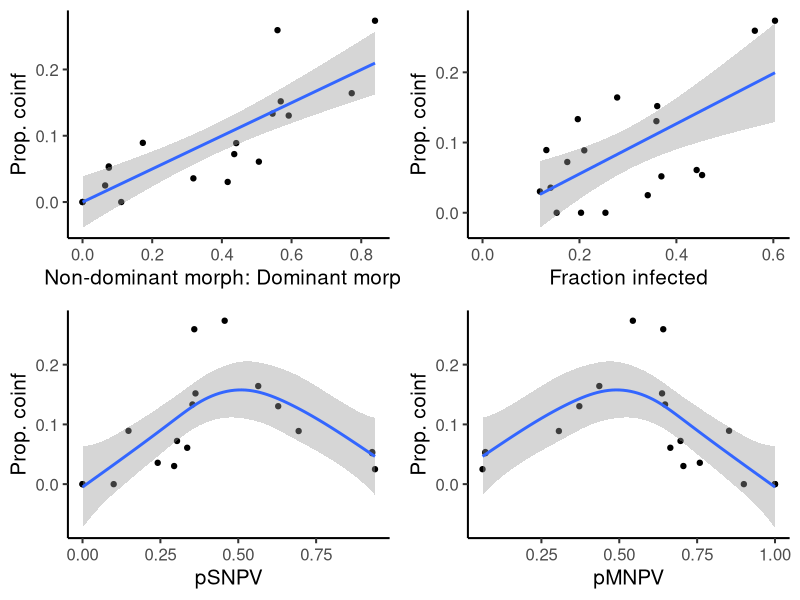

The R source for this figure:
library(tidyverse)
library(gridExtra)

site_inf <- read_csv("data/site_infection_data_2019-2020.csv")
ll_data <- read_csv("data/literature_dist_data.csv")

# calculating the infection totals for all the natural sites that weren't included in biopesticide spray projects
site_inf_totals <- site_inf %>% filter(sprayed == FALSE) %>% group_by(state,latitude,longitude,site,year) %>%
  summarize(sum_MNPV = sum(MNPV,na.rm=TRUE), sum_SNPV = sum(SNPV,na.rm=TRUE),
            coinf = sum(coinfections,na.rm=TRUE),sum_total = sum(infected),
            sum_insect = sum(total),
            sum_infected = sum(infected)) %>% rename(MNPV = sum_MNPV,SNPV = sum_SNPV, Site = site) %>%
  mutate(total_iso = MNPV + SNPV,
         total_known = MNPV + SNPV - coinf,
         pSNPV = SNPV/total_iso,
         pMNPV = MNPV/total_iso,
         p_coinf = coinf/total_known) %>% 
  mutate(frac_inf = sum_infected/sum_insect,
         dom = max(pMNPV,pSNPV), ndom = min(pMNPV,pSNPV)) %>% mutate(rat = ndom/dom)

# analysing coinfections

mod1 <- glm(p_coinf ~ pMNPV, data = site_inf_totals, family = 'quasibinomial')
mod2 <- glm(p_coinf ~ pSNPV, data = site_inf_totals, family = 'quasibinomial')
mod3 <- glm(p_coinf ~ rat, data = site_inf_totals, family = 'quasibinomial')
mod4 <- glm(p_coinf ~ 1, data = site_inf_totals, family = 'quasibinomial')
summary(mod1)
summary(mod2)
summary(mod3)
summary(mod4)

anova(mod1,mod4, test = "Chisq")
anova(mod2,mod4, test = "Chisq")
anova(mod3,mod4, test = "Chisq")

pdf("figures/prop_coinf_ratio.pdf",height = 10, width = 10)
plt1 <- site_inf_totals %>% ungroup() %>% mutate(pred = pSNPV*pMNPV) %>%
  ggplot() + aes(x = rat,y = p_coinf) + geom_point() + theme_classic(base_size = 15) + 
  xlab("Non-dominant morph: Dominant morph") + ylab("Prop. coinf") +
  geom_smooth(method = 'glm')
plt2 <- site_inf_totals %>% ungroup() %>% mutate(pred = pSNPV*pMNPV) %>%
  ggplot() + aes(x = frac_inf,y = p_coinf) + geom_point() + theme_classic(base_size = 15) + 
  xlab("Fraction infected") + ylab("Prop. coinf") +
  geom_smooth(method = 'glm')
plt3 <- site_inf_totals %>% ungroup() %>% mutate(pred = pSNPV*pMNPV) %>%
  ggplot() + aes(x = pSNPV,y = p_coinf) + geom_point() + theme_classic(base_size = 15) + 
  xlab("pSNPV") + ylab("Prop. coinf") +
  geom_smooth(method = 'gam')
plt4 <- site_inf_totals %>% ungroup() %>% mutate(pred = pSNPV*pMNPV) %>%
  ggplot() + aes(x = pMNPV,y = p_coinf) + geom_point() + theme_classic(base_size = 15) + 
  xlab("pMNPV") + ylab("Prop. coinf") +
  geom_smooth(method = 'gam')

grid.arrange(plt1,plt2,plt3,plt4,nrow=2)
dev.off()

site_summary <- site_inf_totals %>% filter(total_iso >0) %>% arrange(Site) %>%
  select(Site,MNPV,SNPV,total_iso,state,latitude,longitude) %>% 
  rename(site = Site, total = total_iso) %>% mutate(elevation = NA, source = 'Dwyer Lab PCR Collections')
site_summary$site_no <- 111:128

ll_data <- rbind(ll_data,site_summary)

write_csv(ll_data, "data/morphotye_distribution_data.csv")
